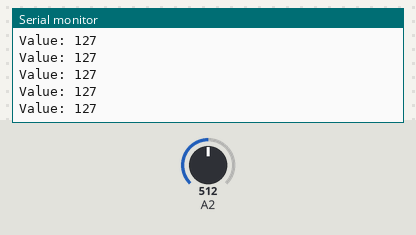
Bench run of a sketch on a simulated Arduino Uno, built with avr-gcc and run on an emulated ATmega328P. Parts: the last lines printed to the serial monitor. The test bench sets the inputs (shaded band); at power-on: A2 = 512.

Above: at 1.2 s.
1.3 s: A2 set to 716
At 1.31 s:
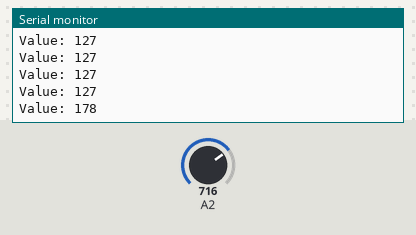
2.8 s: A2 set to 900
At 2.82 s:
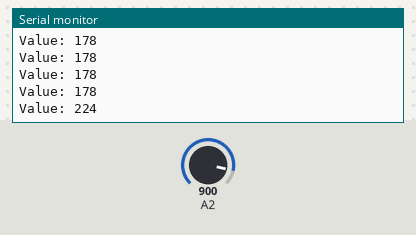
Timing chart, 0 to 5.8 s (numbered marks = the images above; inputs shaded):
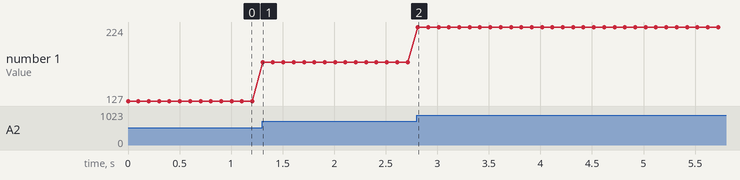

The sketch:

POTENCIOMETER.ino
```cpp
void setup() {
  Serial.begin(9600);
}

void loop() {
  int potM = analogRead(A2);
  Serial.print("Value: ");
  Serial.println(map(potM, 0, 1023, 0, 255));
  delay(100);
}
```

Measured:
- after the input at 1.3 s, the serial monitor: prints a new line at once (image 1)
- after the input at 2.8 s, the serial monitor: prints a new line at once (image 2)
- plotted number 1: 127 → 178 after the input at 1.3 s, 178 → 224 after the input at 2.8 s
